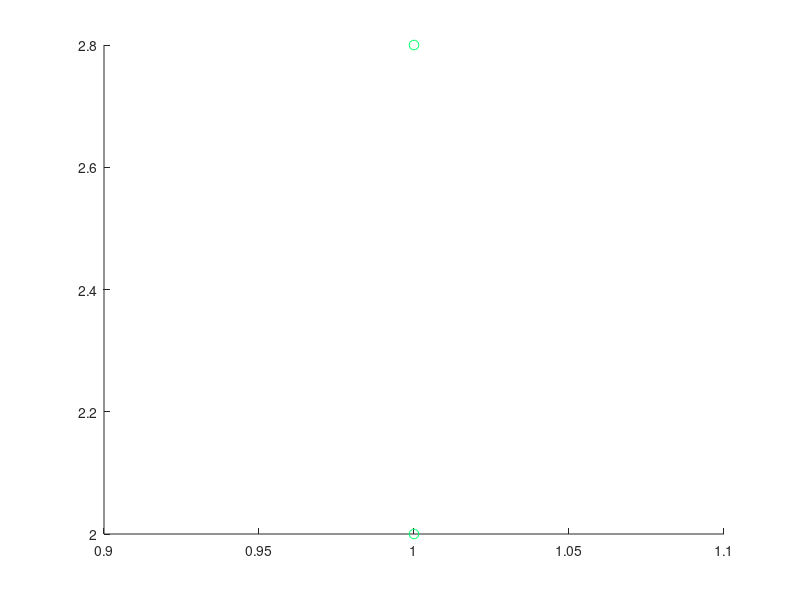

Source code (MATLAB): (Note: this script raises an error after producing the figure.)
SOL = 2.998e8;

UseLos = 0;
% Walls
L1 = [+0.0, +1.0, +5.3, 4.5];    % [A, B, C] -> Ax + By + C = 0
L2 = [+1.0, +0.0, +5.7, 4.5];    % [A, B, C] -> Ax + By + C = 0
L3 = [+0.0, +1.0, +0.0, 4.5];    % [A, B, C] -> Ax + By + C = 0
L4 = [+1.0, +0.0, +0.0, 4.5];    % [A, B, C] -> Ax + By + C = 0
% Obstacles
L5 = [+0.0, +1.0, +5.0, 10];    % [A, B, C] -> Ax + By + C = 0
L6 = [+0.0, +1.0, +0.7, 10];    % [A, B, C] -> Ax + By + C = 0
% Floor
L7 = [+0.0, +1.0, +0.0, 4.5];    % [A, B, C] -> Ax + By + C = 0
L8 = [+0.0, +1.0, +4.6, 4.5];    % [A, B, C] -> Ax + By + C = 0

walls = [L1; L2; L3; L4; L5; L6];
%walls = [0];
floor = [L7; L8];

n1 = 0;
n2 = 1;
if size(walls, 2) > 1
    n1 = [n1, zeros(1, size(walls, 1))];
    n2 = [n2, walls(:, 4)'];
end
if size(floor, 2) > 1
    n1 = [n1, zeros(1, size(floor, 1))];
    n2 = [n2, floor(:, 4)'];
end
n1 = n1 + 1;

clear TIME;
clear POWER;

n = 5;
cmap = hsv(n);
sigma = 0.4;
ds = linspace(-0.5*sigma, 0.5*sigma, n);
for fooo = 1:n
    sigma = 0.15;
    y1_ = 3.0;
    x1_ = 1.0;
    y2_ = 2.0;
    x2_ = 1.0;
    x1 = x1_;% + ds(fooo);
    x2 = x2_;% + ds(fooo);
    y1 = y1_ + ds(fooo);
    y2 = y2_;% + ds(fooo);



    Tx = [x1, y1, 0.85];    % [x, y, h] Transmitter
    Rx = [x2, y2, 0.85];    % [x, y, h] Receiever

    p = 0:0.1:7;

    figure(1);
    set(gcf, 'colormap', cmap);
    scatter(Tx(1), Tx(2), 50, fooo);
    hold on;
    scatter(Rx(1), Rx(2), 50, fooo);

    indc = 1;
    cosAngle = zeros(1, size(walls, 1));
    cosAngle(indc) = 0;
    aSq = 1; % len(1)^2;    

    ind = 1;
    len = zeros(1, size(walls, 1));
    len(ind) = norm(Rx - Tx);
    LOS = len(1);
    if size(walls, 2) > 1
        for L = walls'
            TxP = ProjectionPoint(Tx(1:2), L);
            RxP = ProjectionPoint(Rx(1:2), L);
            k = norm(RxP - Rx(1:2))/norm(TxP - Tx(1:2));
            l = norm(TxP - RxP);
            direction = (RxP - TxP)/l;
            %Reflection Point
            Rp = TxP + direction*(l/(k+1));
            path = norm(Tx(1:2) - Rp) + norm(Rp - Rx(1:2));
            ind = ind+1;
            len(ind) = path;
            [X, Y] = ToParamteric(L, p);
            %Angle
            b = norm(Tx(1:2) - Rp);
            c = norm(Rp - Rx(1:2));
            indc = indc+1;
            cosAngle(indc) = -(aSq - b^2 - c^2)/(4*b*c);

            % plot walls
            plot(X, Y, 'k');
            % plot reflection and projection points
            scatter(Rp(1), Rp(2), 'r', 'filled');
            scatter(RxP(1), RxP(2), 'b', 'filled');
            scatter(TxP(1), TxP(2), 'b', 'filled');

        end
    end
    if size(floor, 2) > 1
        for L = floor'
            tx = [0.0, Tx(3)];
            los = sqrt(aSq);
            rx = [los, Rx(3)];

            TxP = ProjectionPoint(tx, L);
            RxP = ProjectionPoint(rx, L);
            k = norm(RxP - rx)/norm(TxP - tx);
            direction = (RxP - TxP)/len(1);
            %Reflection Point
            Rp = TxP + direction*(len(1)/(k+1));
            path = norm(tx - Rp) + norm(Rp - rx);
            ind = ind+1;
            len(ind) = path;
            %[X, Y] = ToParamteric(L, p);
            %Angle
            b = norm(Tx(1:2) - Rp);
            c = norm(Rp - Rx(1:2));
            indc = indc+1;
            cosAngle(indc) = -(aSq - b^2 - c^2)/(4*b*c);

        %    plot(X, Y, '--b');
        %    scatter(Rp(1), Rp(2), 'r', 'filled');
        end
    end
    %hold off;
    xlim([-0.1, 6.0]);
    ylim([-0.1, 5.5]);
    figure(2);
    set(gcf, 'colormap', cmap);
    hold on;
    pow0 = 1;
    alpha = 1;
    sinAngle = sqrt(1 - cosAngle.^2);


    %Snell's law
    sinAngle2 = sinAngle.*n1./n2;
    cosAngle2 = sqrt(1 - sinAngle2.^2);
    %Fresnel's formula
    Q = (n1.*cosAngle - n2.*cosAngle2)./(n1.*cosAngle + n2.*cosAngle2);
    Q(1) = 1; % LOS
    
    powDecay = (Q.^2).*pow0;
    powDecay = powDecay./(len.^(alpha));
    
    time = len/SOL*1e9;
    %powDecay(1) = 0; % LOS
    %scatter(time, powDecay);

    maxval = max(powDecay);
    %powDecay = powDecay./maxval;
    if exist('TIME', 'var')
        TIME = [TIME; time];
    else
        TIME = time;
    end
    if exist('POWER', 'var')
        POWER = [POWER; powDecay];
    else
        POWER = powDecay;
    end
    
%    plot(time, powDecay, 'o', 'color', cmap(fooo,:))
    %hold on;
   % drawnow;
end

POWER = POWER./max(max(POWER));

figure(2);
hold on;
for a = 1:size(TIME, 1)
    plot(TIME(a,:), POWER(a,:), 'o', 'color', cmap(a,:))
end

ex1_ampl = db2mag((POS1(:,2)));
ex2_ampl = db2mag((POS2(:,2)));
ex3_ampl = db2mag((POS3(:,2)));
ex4_ampl = db2mag((POS4(:,2)));
ex5_ampl = db2mag((POS5(:,2)));

x1 = 2.688;
x2 = 3.875;
dx = x2 - x1;

maxval = max([ex1_ampl; ex2_ampl; ex3_ampl; ex4_ampl; ex5_ampl]);

figure(2);
set(gcf, 'colormap', cmap);
hold on;
ex1_time = POS1(:,1)*1e9 - dx;
ex1_ampl = ex1_ampl./maxval;
plot(ex1_time, ex1_ampl, 'color', cmap(1,:));
ex1_time = POS2(:,1)*1e9 - dx;
ex2_ampl = ex2_ampl./maxval;
plot(ex1_time, ex2_ampl, 'color', cmap(2,:));
ex1_time = POS3(:,1)*1e9 - dx;
ex3_ampl = ex3_ampl./maxval;
plot(ex1_time, ex3_ampl, 'color', cmap(3,:));
ex1_time = POS4(:,1)*1e9 - dx;
ex4_ampl = ex4_ampl./maxval;
plot(ex1_time, ex4_ampl, 'color', cmap(4,:));
ex1_time = POS5(:,1)*1e9 - dx;
ex5_ampl = ex5_ampl./maxval;
plot(ex1_time, ex5_ampl, 'color', cmap(5,:));

hold off;

